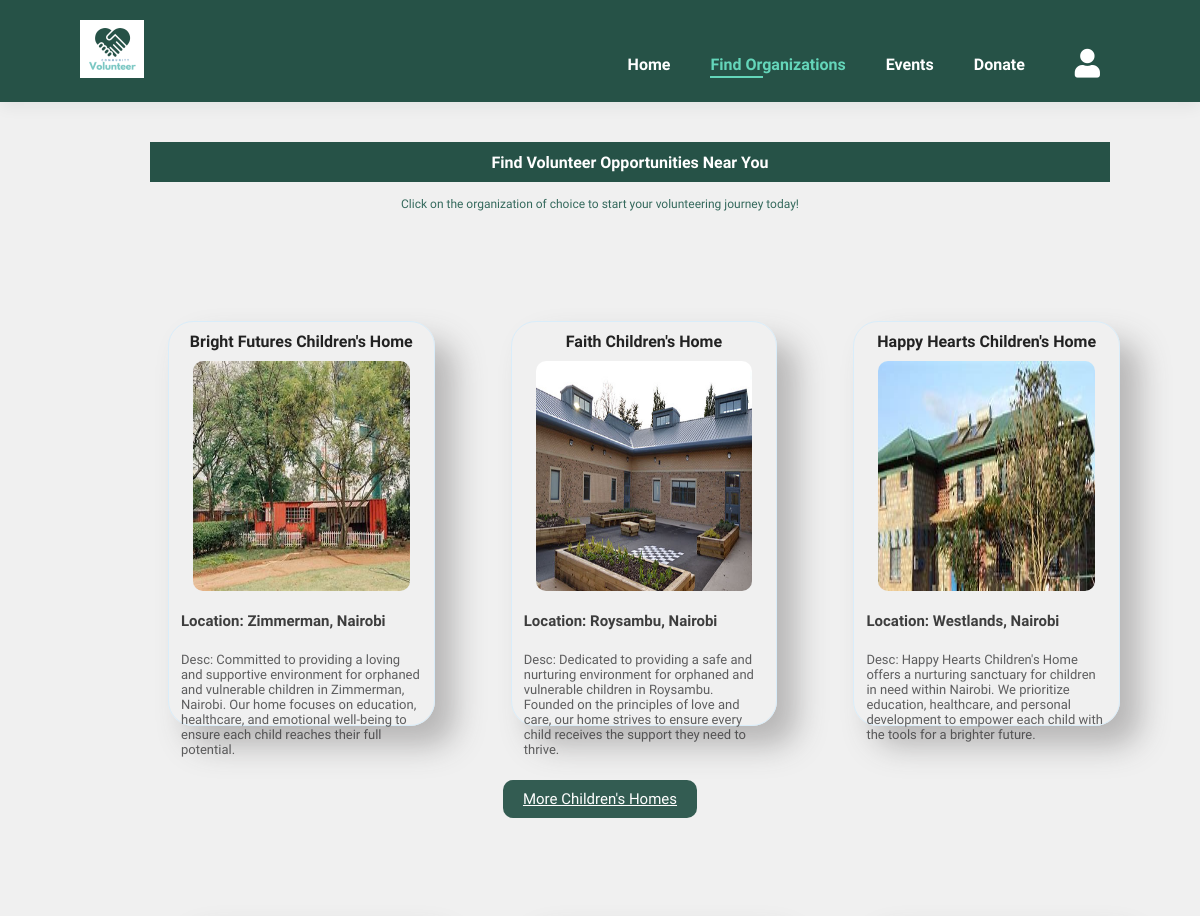
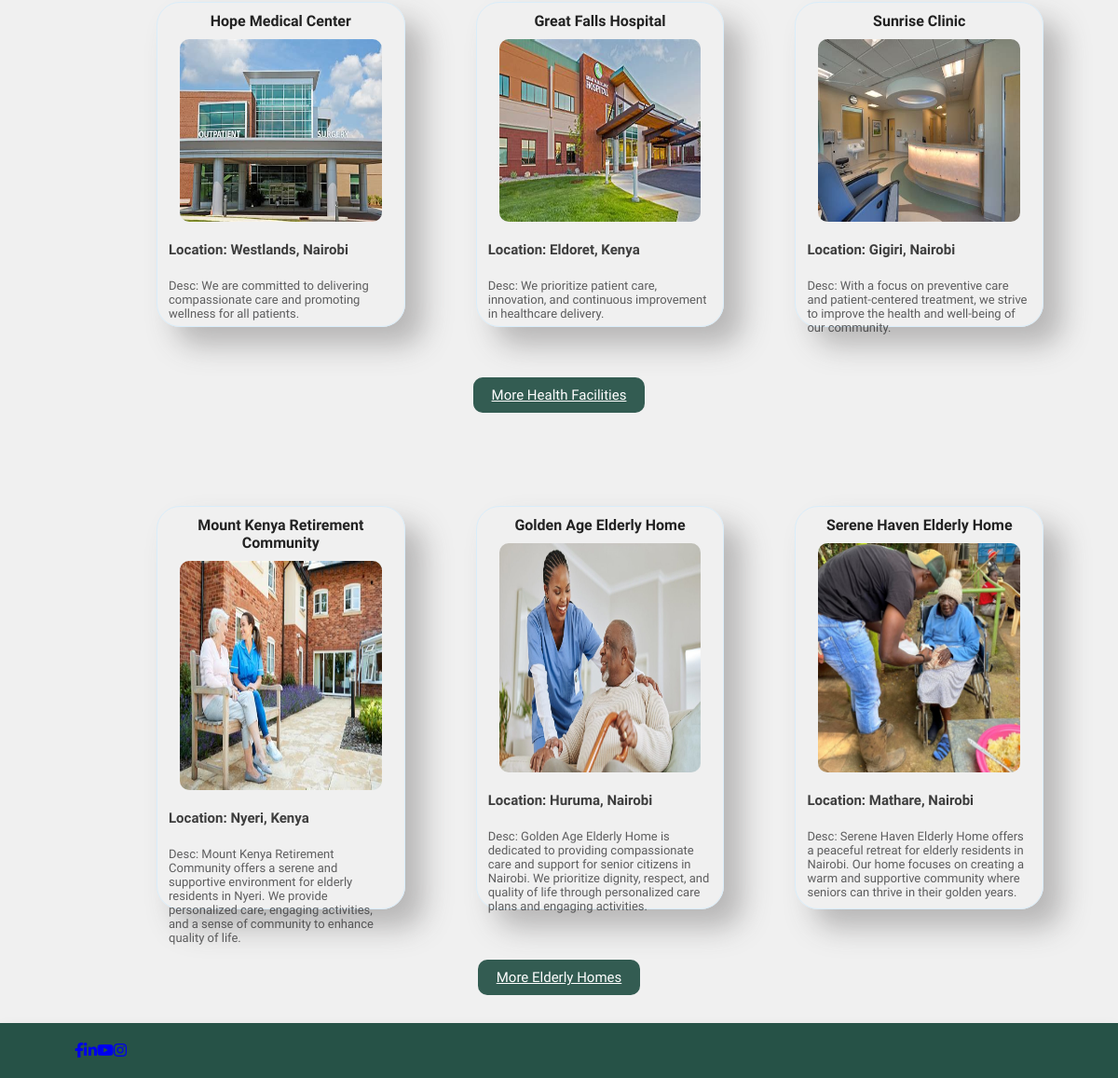
Page /opportunityvolunteer/ on the earlier database version (2 pictures, top to bottom).
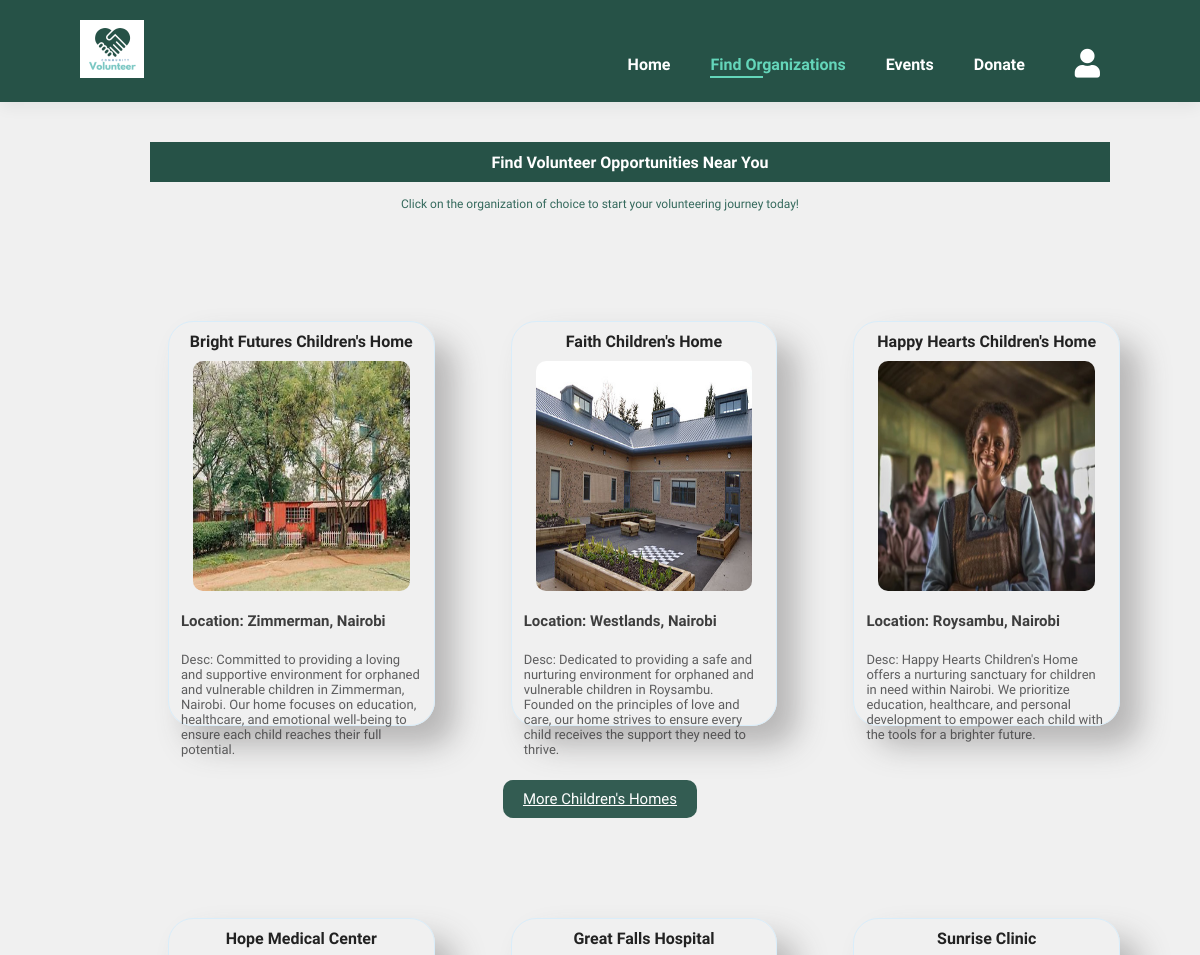
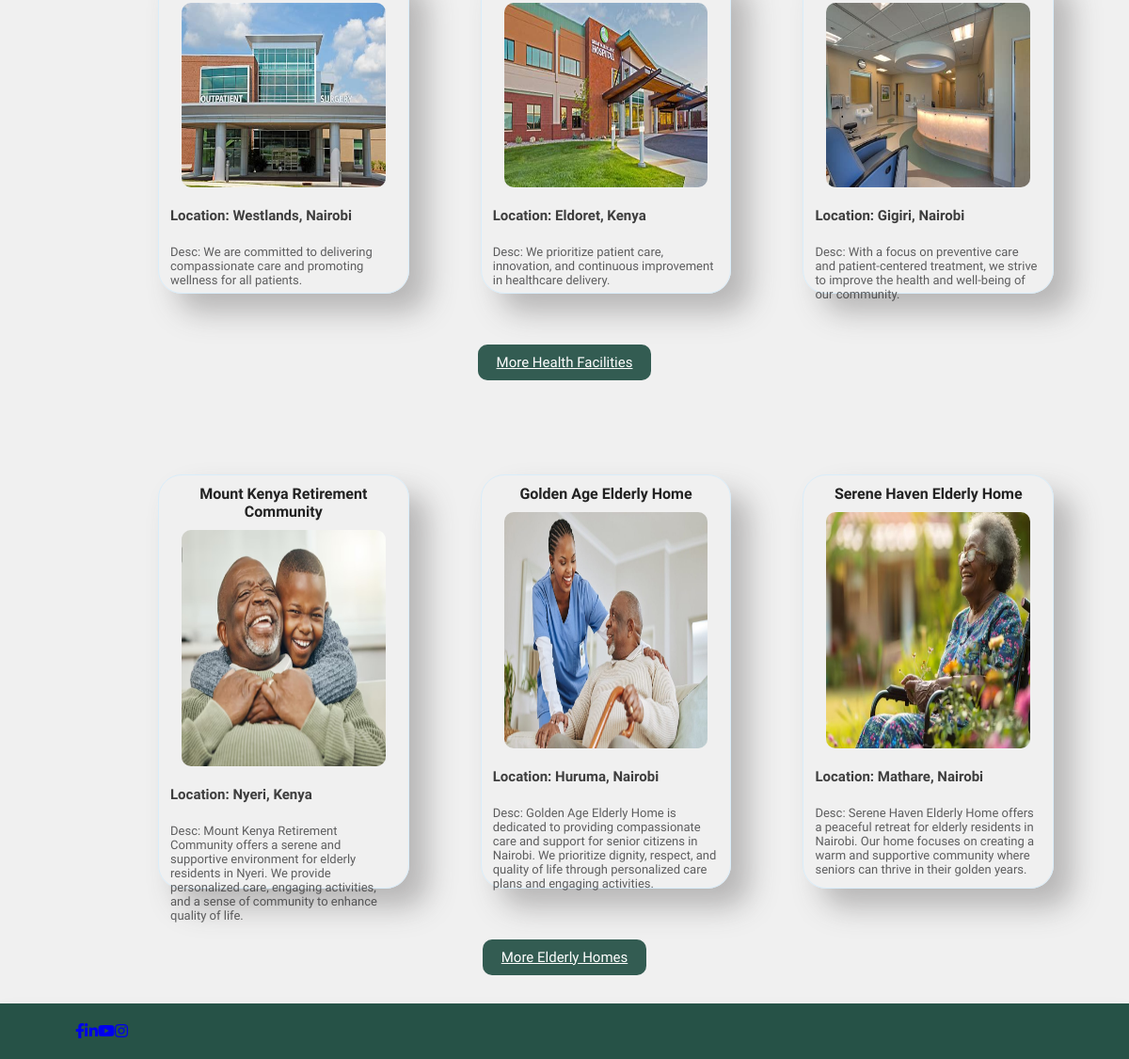
Same page on the later database version (2 pictures, top to bottom).
### app/models.py (models this page shows, shortened)
class Organization(models.Model):
    ORGANIZATION_TYPES = [
        ('Elderly Homes', 'Elderly Homes'),
        ('Hospitals & Clinics', 'Hospitals & Clinics'),
        ('Children Homes', 'Children Homes'),
    ]
    name = models.CharField(max_length=100)
    description = models.TextField()
    location = models.CharField(max_length=100)
    image = models.ImageField(upload_to='organization_images/')
    type = models.CharField(max_length=25, choices=ORGANIZATION_TYPES)

### app/views.py (the view)
# urls.py: path('opportunityvolunteer/', views.opportunityvolunteer, name='opportunityvolunteer'),
def opportunityvolunteer(request):
    children_homes = Organization.objects.filter(type='Children Homes').order_by('?')[:3]
    hospitals = Organization.objects.filter(type='Hospitals & Clinics').order_by('?')[:3]
    elderly_homes = Organization.objects.filter(type='Elderly Homes').order_by('?')[:3]
    context = {
        'childrenhomes': children_homes,
        'hospitals': hospitals,
        'elderlyhomes': elderly_homes,
    }
    return render(request, 'opportunityvolunteer.html', context)

### app/templates/opportunityvolunteer.html (shortened to what this page needs)
{% load static %}
<!DOCTYPE html>
<html lang="en">
<head>
    <link rel="stylesheet" href="https://cdnjs.cloudflare.com/ajax/libs/font-awesome/5.15.4/css/all.min.css" />
    <link rel="stylesheet" href="{% static 'css/home.css' %}">
</head>
<body>
    <section id="header">
        <a href="{% url 'home' %}"><img src="{% static 'img/logo-h.png' %}" class="logo" alt=""></a>
        <div>
            <ul id="navbar">
                <li><a href="{% url 'home' %}">Home</a></li>
                <li><a class="active" href="{% url 'opportunityvolunteer' %}">Find Organizations</a></li>
                <li><a href="{% url 'events' %}">Events</a></li>
                <li><a href="{% url 'donations' %}">Donate</a></li>
                <li><a href="{% url 'profile' %}"><i class="fas fa-user"></i> </a></li>
            </ul>
        </div>
    </section>
    <section id="banner" class="section-m1">
        <div class="banner-content">
            <h4>
                Find Volunteer Opportunities Near You
            </h4>
        </div>
        <p style="text-align: center; font-weight: 500; font-size: 12px;"> Click on the organization of choice to start your volunteering journey today! </p>
    </section>
    <section id="product1" class="section-p1">
        <div class="pro-container">
            {% for organization in childrenhomes %}
            <div class="pro">
                <h4>{{ organization.name }}</h4>
                <a href="{% url 'volunteerform' %}">
                    <img src="{{ organization.image.url }}" alt="{{ organization.name }}">
                </a>                <div class="desc">
                    <h5>Location: {{ organization.location }}</h5>
                    <p>Desc: {{ organization.description }}</p>
                </div>
            </div>
            {% endfor %}
        </div>
        <div class="button-container">
            <a href="{% url 'organization_type' organization_type='Children Homes' %}" class="volunteer-now">More Children's Homes</a>
        </div>
    </section>
    <section id="product1" class="section-p1">
        <div class="pro-container">
            {% for organization in hospitals %}
            <div class="pro">
                <h4>{{ organization.name }}</h4>
                <a href="{% url 'volunteerform' %}">
                    <img src="{{ organization.image.url }}" alt="{{ organization.name }}">
                </a>                <div class="desc">
                    <h5>Location: {{ organization.location }}</h5>
                    <p>Desc: {{ organization.description }}</p>
                </div>
            </div>
            {% endfor %}
        </div>
        <div class="button-container">
            <a href="{% url 'organization_type' organization_type='Hospitals & Clinics' %}" class="volunteer-now">More Health Facilities</a>
        </div>
    </section>
    <section id="product1" class="section-p1">
        <div class="pro-container">
            {% for organization in elderlyhomes %}
            <div class="pro">
                <h4>{{ organization.name }}</h4>
                <a href="{% url 'volunteerform' %}">
                    <img src="{{ organization.image.url }}" alt="{{ organization.name }}">
                </a>                <div class="desc">
                    <h5>Location: {{ organization.location }}</h5>
                    <p>Desc: {{ organization.description }}</p>
                </div>
            </div>
            {% endfor %}
        </div>
        <div class="button-container">
            <a href="{% url 'organization_type' organization_type='Elderly Homes' %}" class="volunteer-now">More Elderly Homes</a>
        </div>
    </section>
    <section id="header">
        <div>
            <ul id="navbar">
                <a href="#" aria-label="Facebook"><i class="fab fa-facebook-f"></i></a>
                <a href="#" aria-label="LinkedIn"><i class="fab fa-linkedin-in"></i></a>
                <a href="#" aria-label="YouTube"><i class="fab fa-youtube"></i></a>
                <a href="#" aria-label="Instagram"><i class="fab fa-instagram"></i></a>
            </ul>
        </div>
    </section>
</body>
</html>

Differences in the rows shown:
changed Organization "Faith Children's Home": location "Roysambu, Nairobi" → "Westlands, Nairobi"
changed Organization "Happy Hearts Children's Home": image: a different picture; location "Westlands, Nairobi" → "Roysambu, Nairobi"
changed Organization "Mount Kenya Retirement Community": image: a different picture
changed Organization "Serene Haven Elderly Home": image: a different picture
